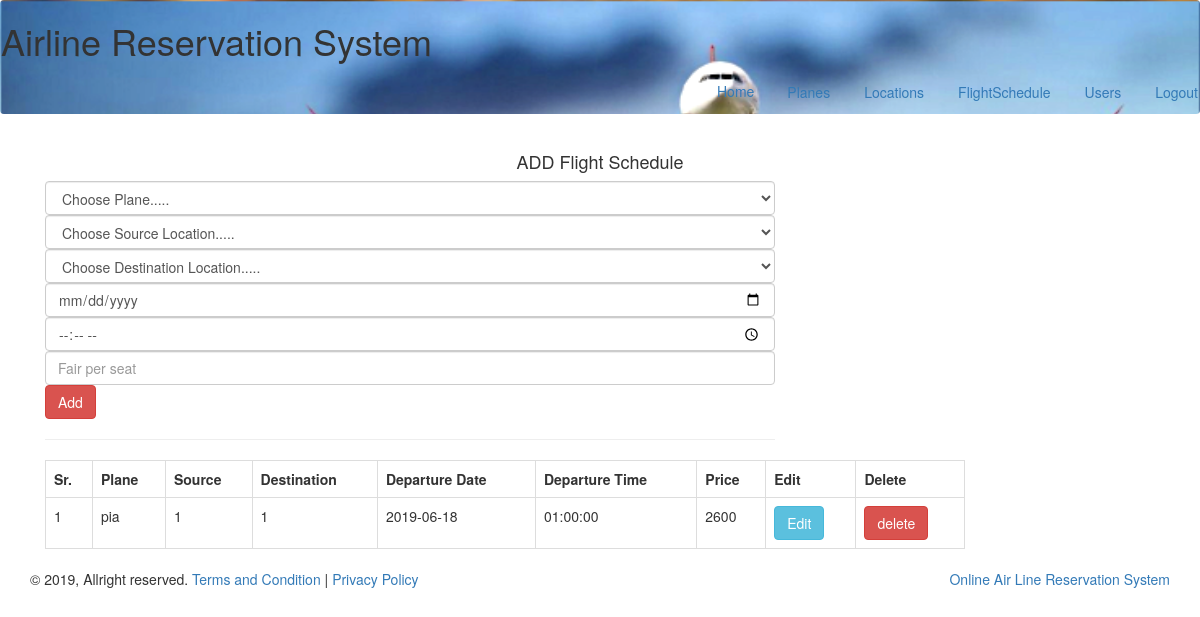
The app's page /add-flight-schedule.php (signed in) with its own data.
### tables this page shows
CREATE TABLE `flights` (
  `FID` int(11) NOT NULL,
  `PlaneID` int(11) NOT NULL,
  `Source` varchar(100) NOT NULL,
  `Destination` varchar(100) NOT NULL,
  `Dep_Date` date NOT NULL,
  `Dep_Time` time NOT NULL,
  `Price` float NOT NULL
);

CREATE TABLE `planes` (
  `PlaneID` int(11) NOT NULL,
  `Model` varchar(11) NOT NULL,
  `Company` varchar(100) NOT NULL,
  `Name` varchar(100) NOT NULL,
  `NSeats` int(12) NOT NULL
);

### add-flight-schedule.php (the view, shortened to what this page needs)
<?php include_once "connect.php";
?>
 <!DOCTYPE html>
<html lang="en">
  <head>
    <link href="css/bootstrap.min.css" rel="stylesheet">
  </head>
  <body  >
  <div class="navbar" style=" background-image:url(img/airline.png);  background-size: cover;"  >
      <header> <h1>Airline Reservation System</h1></header>
				   <ul class="nav nav-pills navbar-right">
                                                      <li><a href="Admin.php">Home</a></li>
                                                         <li><a href="add-Planes.php"class="btn">Planes</a></li>
                                                        <li><a href="add-Locations.php"class="btn">Locations</a></li>
                                                        <li><a href="Add-Flight-Schedule.php"class="btn">FlightSchedule</a></li>
                                                        <li><a href="View-Users.php"class="btn">Users</a></li>
                                                        <li><a href="Logout.php"class="btn">Logout</a></li>
          </ul>
        </div>
<div class="section contact" id="contact" style="margin-top: 2em !important">
<div class="container">
<h4 class=" text-center">
<span >ADD</span>
<span >Flight Schedule</span>
</h4>
<div class="contact-form">
<div class="col-md-8 col-offset-md-2">
<form method="post" >
 <select name="plane" class="form-control" style="width: 100%"required>
<option value="" disabled selected>Choose  Plane.....</option>
</select>
     <select name="src-location" class="form-control" style="width: 100%"required>
<option value="" disabled selected>Choose  Source Location.....</option>
</select>
         <select name="dest-location" class="form-control" style="width: 100%"required>
<option value="" disabled selected>Choose  Destination Location.....</option>
</select>
    <input type="date" name="date" class="form-control"required>
        <input type="time" name="time" class="form-control"required>
    <input type="number" name="fair" placeholder="Fair per seat " class="form-control" required>
<input type="submit" name="add" value="Add" class="btn btn-danger">
</form><hr>
</div>
<div class="col-md-10 col-offset-md-2">
    <table class="table table-bordered w3-table w3-striped w3-bordered">
        <tr>
            <th>Sr.</th>
            <th>Plane</th>
              <th>Source</th>
                <th>Destination</th>
                  <th>Departure Date</th>
                       <th>Departure Time</th>
                    <th>Price</th>
            <th>Edit</th>
            <th>Delete</th>
        </tr>
        <?php
        $flights = "SELECT * FROM flights ORDER BY FID DESC ";
        $result =mysqli_query($db,$flights);
        $num = mysqli_num_rows( $result);
        if($num == 0){
            echo "<tr><td>Nothing.</td></tr>";
        }else{
            $counter = 0;
            while($row = mysqli_fetch_assoc( $result)){
                $id = $row['FID'];
                    $planeid = $row['PlaneID'];
        $planes = "SELECT * FROM planes where PlaneID='$planeid' ";
        $result_p =mysqli_query($db,$planes);
                $row_p=mysqli_fetch_assoc($result_p);
                $name = $row_p['Name'];
                 $source = $row['Source'];
                 $destination = $row['Destination'];
                  $date = $row['Dep_Date'];
                  $time = $row['Dep_Time'];
                   $fair= $row['Price'];
            $counter++;
            ?>
            <tr>
                <td><?php echo $counter ?></td>
                <td><?php echo $name ?></td>
    <td><?php echo $source ?></td>
        <td><?php echo $destination ?></td>
            <td><?php echo $date ?></td>
              <td><?php echo $time ?></td>
                <td><?php echo $fair ?></td>
                <td><a class='btn btn-info' href="add-flight-schedule.php?edit=<?php echo $id ?>">Edit</a></td>
                <td><a class='btn btn-danger' href="add-flight-schedule.php?del=<?php echo $id ?>">delete</a></td>
            </tr>
            <?php
            }?>
              </table>
                <?php
        }
         ?>
</div>
</div>
</div>
</div>
<div class="footerBottomSection">
		<div class="container">
			&copy; 2019, Allright reserved. <a href="#">Terms and Condition</a> | <a href="#">Privacy Policy</a>
			<div class="pull-right"> <a href="index.html">Online Air Line Reservation System</a></div>
		</div>
	</div>
	</body>
</html>

### records on screen
flights: PlaneID.Name "pia", Source "1", Destination "1", Dep_Date "2019-06-18", Dep_Time "01:00:00", Price "2600"
